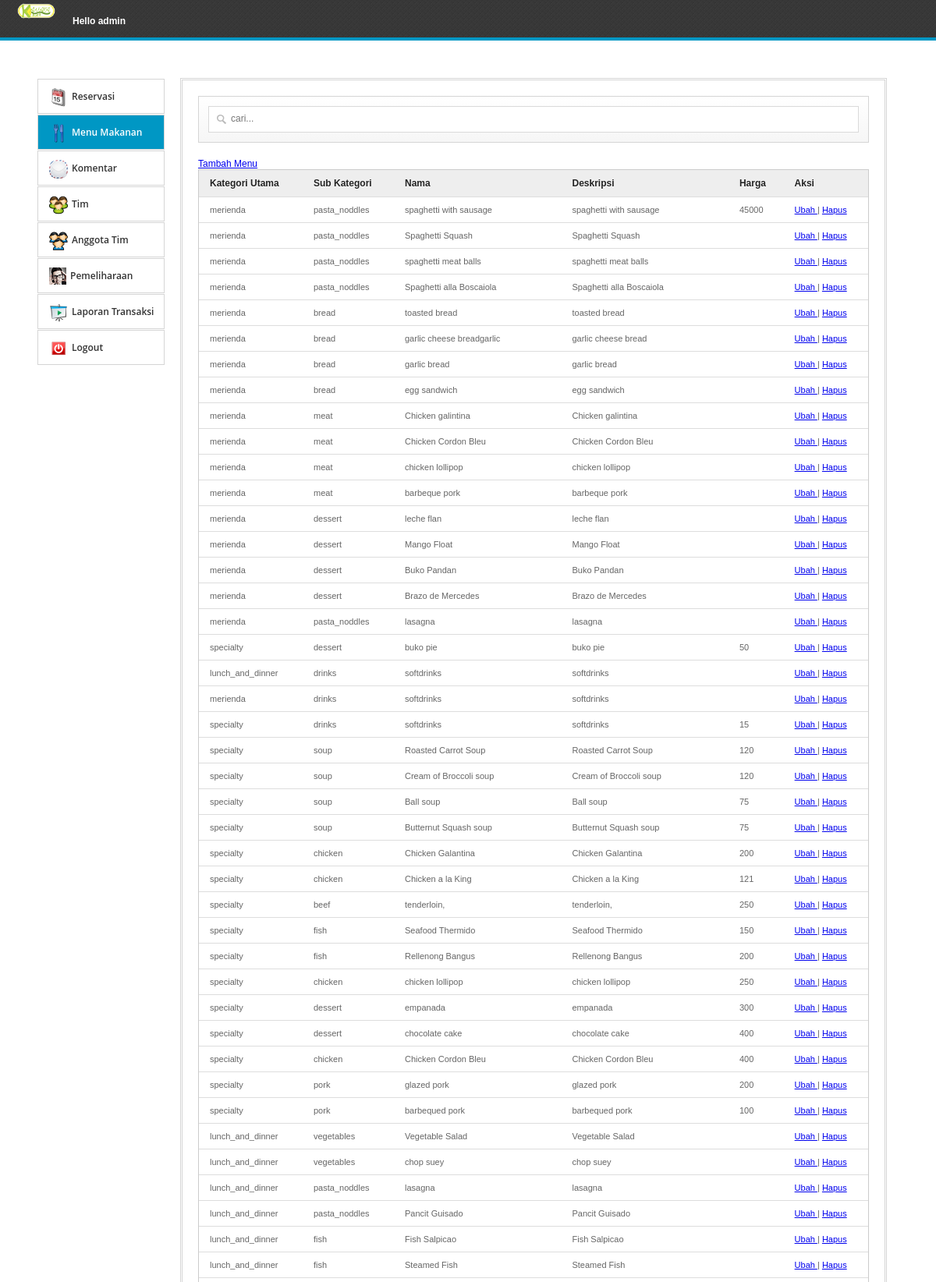
Page /admin/index.php?ask=menu (signed in, upper part) on the committed database.
### tables this page shows
CREATE TABLE `menu` (
  `id` int(11) NOT NULL AUTO_INCREMENT,
  `mcat` varchar(100) NOT NULL,
  `scat` varchar(100) NOT NULL,
  `name` varchar(100) NOT NULL,
  `description` varchar(500) NOT NULL,
  `price` varchar(10) NOT NULL,
  `image` varchar(100) NOT NULL,
  PRIMARY KEY (`id`)
);

### admin/menu.php (the view, shortened to what this page needs)
<a rel="facebox" href="addmenu.php"> Tambah Menu </a>
<table id="resultTable" data-responsive="table">
    <thead>
        <tr>
            <th> Kategori Utama </th>
            <th> Sub Kategori </th>
            <th> Nama </th>
            <th> Deskripsi </th>
            <th> Harga </th>
            <th> Aksi </th>
        </tr>
    </thead>
    <tbody>
        <?php
        include('../connect.php');
        $result = $db->prepare("SELECT * FROM menu ORDER BY id DESC");
        $result->execute();
        for ($i = 0; $row = $result->fetch(); $i++) {
            ?>
            <tr class="record">
                <td><?php echo $row['mcat']; ?></td>
                <td><?php echo $row['scat']; ?></td>
                <td><?php echo $row['name']; ?></td>
                <td><?php echo $row['description']; ?></td>
                <td><?php echo $row['price']; ?></td>
                <td><a rel="facebox" href="editmenu.php?id=<?php echo $row['id']; ?>"> Ubah </a> | <a href="#" id="<?php echo $row['id']; ?>" class="delbutton" title="Click To Delete">Hapus</a></td>
            </tr>
            <?php
        }
        ?>
    </tbody>
</table>

### admin/admin.css (style rules this page uses)
* { -moz-transition: width 1s ease-in-out, left 1.5s ease-in-out; -webkit-transition: width 1s ease-in-out, left 1.5s ease-in-out; -moz-transition: width 1s ease-in-out, left 1.5s ease-in-out; -o-transition: width 1s ease-in-out, left 1.5s ease-in-out; transition: width 1s ease-in-out, left 1.5s ease-in-out; }
body { margin: 0; color: #555555; font-family: Arial,Helvetica,sans-serif; font-size: 12px; }
table { border-collapse: separate; background-color: #FFFFFF; border-spacing: 0; max-width: 100%; }
#resultTable { color: #666666; text-shadow: 0 1px 0 #FFFFFF; width: 100%; border: 1px solid #CCCCCC; box-shadow: 0 5px 5px -5px rgba(0, 0, 0, 0.3); }
#resultTable thead tr th { background: none repeat scroll 0 0 #EEEEEE; color: #222222; padding: 10px 14px; text-align: left; border-top: 0 none; font-size: 12px; }
#resultTable tbody tr td { background-color: #FFFFFF; font-size: 11px; text-align: left; padding: 10px 14px; border-top: 1px solid #DDDDDD; }

### rows in the picture
menu: mcat "merienda", scat "pasta_noddles", name "spaghetti with sausage", description "spaghetti with sausage", price "45000"
menu: mcat "merienda", scat "pasta_noddles", name "Spaghetti Squash", description "Spaghetti Squash"
menu: mcat "merienda", scat "pasta_noddles", name "spaghetti meat balls", description "spaghetti meat balls"
menu: mcat "merienda", scat "pasta_noddles", name "Spaghetti alla Boscaiola", description "Spaghetti alla Boscaiola"
menu: mcat "merienda", scat "bread", name "toasted bread", description "toasted bread"
menu: mcat "merienda", scat "bread", name "garlic cheese breadgarlic", description "garlic cheese bread"
menu: mcat "merienda", scat "bread", name "garlic bread", description "garlic bread"
menu: mcat "merienda", scat "bread", name "egg sandwich", description "egg sandwich"
menu: mcat "merienda", scat "meat", name "Chicken galintina", description "Chicken galintina"
menu: mcat "merienda", scat "meat", name "Chicken Cordon Bleu", description "Chicken Cordon Bleu"
menu: mcat "merienda", scat "meat", name "chicken lollipop", description "chicken lollipop"
menu: mcat "merienda", scat "meat", name "barbeque pork", description "barbeque pork"
menu: mcat "merienda", scat "dessert", name "leche flan", description "leche flan"
menu: mcat "merienda", scat "dessert", name "Mango Float", description "Mango Float"
menu: mcat "merienda", scat "dessert", name "Buko Pandan", description "Buko Pandan"
menu: mcat "merienda", scat "dessert", name "Brazo de Mercedes", description "Brazo de Mercedes"
menu: mcat "merienda", scat "pasta_noddles", name "lasagna", description "lasagna"
menu: mcat "specialty", scat "dessert", name "buko pie", description "buko pie", price "50"
menu: mcat "lunch_and_dinner", scat "drinks", name "softdrinks", description "softdrinks"
menu: mcat "merienda", scat "drinks", name "softdrinks", description "softdrinks"
menu: mcat "specialty", scat "drinks", name "softdrinks", description "softdrinks", price "15"
menu: mcat "specialty", scat "soup", name "Roasted Carrot Soup", description "Roasted Carrot Soup", price "120"
menu: mcat "specialty", scat "soup", name "Cream of Broccoli soup", description "Cream of Broccoli soup", price "120"
menu: mcat "specialty", scat "soup", name "Ball soup", description "Ball soup", price "75"
menu: mcat "specialty", scat "soup", name "Butternut Squash soup", description "Butternut Squash soup", price "75"
menu: mcat "specialty", scat "chicken", name "Chicken Galantina", description "Chicken Galantina", price "200"
menu: mcat "specialty", scat "chicken", name "Chicken a la King", description "Chicken a la King", price "121"
menu: mcat "specialty", scat "beef", name "tenderloin,", description "tenderloin,", price "250"
menu: mcat "specialty", scat "fish", name "Seafood Thermido", description "Seafood Thermido", price "150"
menu: mcat "specialty", scat "fish", name "Rellenong Bangus", description "Rellenong Bangus", price "200"
menu: mcat "specialty", scat "chicken", name "chicken lollipop", description "chicken lollipop", price "250"
menu: mcat "specialty", scat "dessert", name "empanada", description "empanada", price "300"
menu: mcat "specialty", scat "dessert", name "chocolate cake", description "chocolate cake", price "400"
menu: mcat "specialty", scat "chicken", name "Chicken Cordon Bleu", description "Chicken Cordon Bleu", price "400"
menu: mcat "specialty", scat "pork", name "glazed pork", description "glazed pork", price "200"
menu: mcat "specialty", scat "pork", name "barbequed pork", description "barbequed pork", price "100"
menu: mcat "lunch_and_dinner", scat "vegetables", name "Vegetable Salad", description "Vegetable Salad"
menu: mcat "lunch_and_dinner", scat "vegetables", name "chop suey", description "chop suey"
menu: mcat "lunch_and_dinner", scat "pasta_noddles", name "lasagna", description "lasagna"
menu: mcat "lunch_and_dinner", scat "pasta_noddles", name "Pancit Guisado", description "Pancit Guisado"
menu: mcat "lunch_and_dinner", scat "fish", name "Fish Salpicao", description "Fish Salpicao"
menu: mcat "lunch_and_dinner", scat "fish", name "Steamed Fish", description "Steamed Fish"

### other values in the picture
$_SESSION['USERNAME'] "admin"
